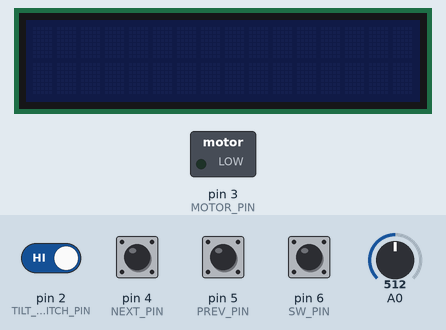
Simulated run of this sketch. Board: Arduino Uno, built with avr-gcc and run on an emulated ATmega328P. Parts: 16×2 character LCD, switched loads named in the sketch (green lamp = pin HIGH). Inputs (shaded band) come from the test bench; at power-on: pin 2 (TILT_SWITCH_PIN), pin 4 (NEXT_PIN), pin 5 (PREV_PIN), pin 6 (SW_PIN) HIGH, A0 = 512. What the sketch prints to the serial monitor is not drawn.

Above: at 1.2 s.
1.3 s: pin 6 (SW_PIN) pulled LOW for 3.2 s
At 3.2 s:
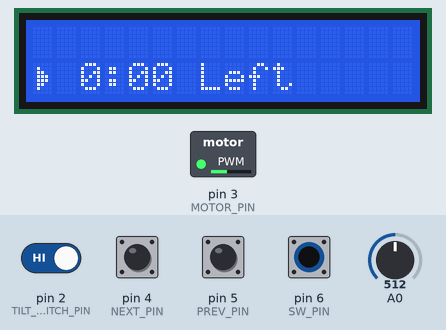
6.0 s: pin 6 (SW_PIN) pulled LOW for 1 s
At 7.8 s:
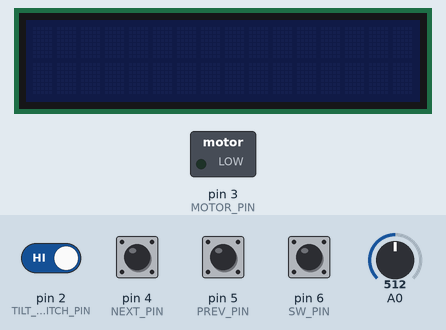
10.0 s: pin 2 (TILT_SWITCH_PIN) driven LOW and pin 6 (SW_PIN) driven LOW
At 10.7 s:
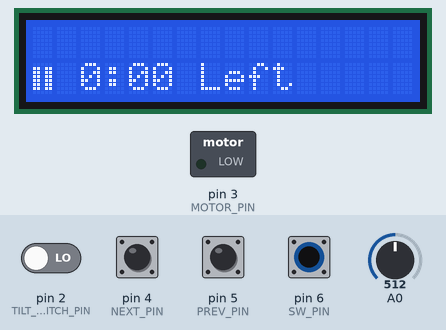
11.5 s: A0 set to 716
At 12.0 s:
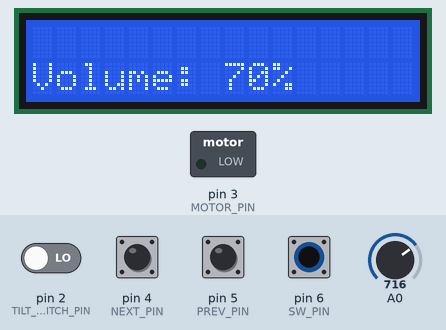
14.0 s: A0 set to 900
At 14.8 s:
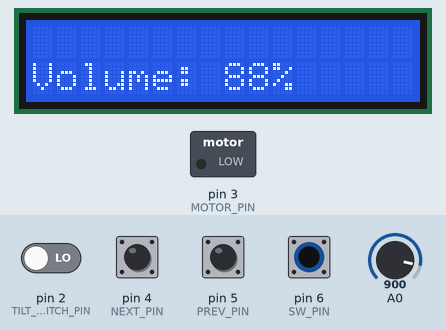
16.5 s: A0 set to 306
At 16.9 s:
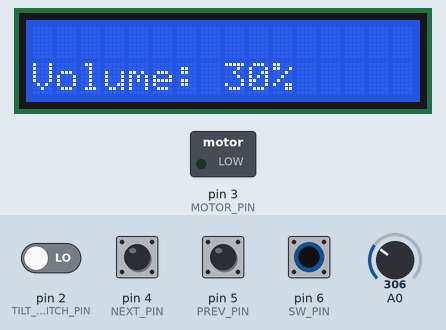
Timing chart, 0 to 19.5 s (numbered marks = the images above; inputs shaded):
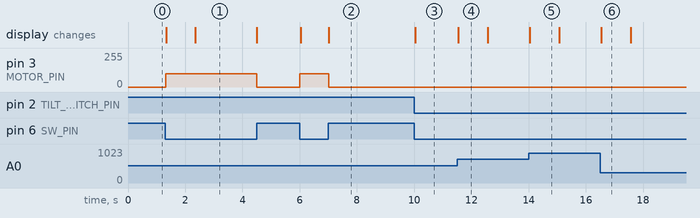

The sketch:

spinify.ino
```cpp
#include <LiquidCrystal_I2C.h>

#define PLAY_CHAR 0
#define PAUSE_CHAR 1

#define TILT_SWITCH_PIN 2
#define MOTOR_PIN 3
#define NEXT_PIN 4
#define PREV_PIN 5
#define SW_PIN 6

#define PAUSE 0
#define PLAY 1
#define NEXT 2
#define PREV 3

// If using an I2C LCD, use I2C Scanner sketch to find address:
//LiquidCrystal_I2C LCD(0x27, 2, 1, 0, 4, 5, 6, 7, 3, POSITIVE);
LiquidCrystal_I2C LCD(0x27, 16, 2);

byte playChar[] = {
  B00000,
  B01000,
  B01100,
  B01110,
  B01110,
  B01100,
  B01000,
  B00000
};

byte pauseChar[] = {
  B00000,
  B11011,
  B11011,
  B11011,
  B11011,
  B11011,
  B11011,
  B00000
};

int volume = -1; // If we use a rotary encoder, need EEPROM for val to persist through power cycles

unsigned long previousScrollMillis = 0;
unsigned const long scrollInterval = 500;
int scrollPos = 0;
String songPlaying;

unsigned long previousVolumeUpdate = 0;
unsigned long volumePersistenceTime = 1000;

const uint8_t MOTOR_SPEED = 100;

String songTimeRemaining;

uint8_t poweredOff = 0;
bool isPaused = true;

const String nowPlaying = String("Now playing: ");

String command;
String on_off;
String time_left;
String curr_track;
float coms = -1;
int play_type;

uint8_t prevPrevBtnState = 1; // Inputs are pulled up
uint8_t prevNextBtnState = 1;

void setup() {
  Serial.begin(9600); // Baud rate

  // initialize
  curr_track = "<SONG NAME>";
  time_left = 100;
  play_type = PAUSE;

  // Set up the LCD's number of columns and rows:
  LCD.begin();
  LCD.createChar(PLAY_CHAR, playChar);
  LCD.createChar(PAUSE_CHAR, pauseChar);

  LCD.clear();
  LCD.setCursor(0, 0);
  LCD.print("Feeling groovy?");
  String songDetails = curr_track; // CURR

  pinMode(MOTOR_PIN, OUTPUT);
  pinMode(TILT_SWITCH_PIN, INPUT_PULLUP);
  pinMode(NEXT_PIN, INPUT_PULLUP);
  pinMode(PREV_PIN, INPUT_PULLUP);
  pinMode(SW_PIN, INPUT_PULLUP);
}

void scrollMessage(int row, String message, int totalColumns) {
    unsigned long currentMillis = millis();

    if (currentMillis - previousScrollMillis >= scrollInterval) {
      previousScrollMillis = currentMillis;
      if (scrollPos >= message.length()) {
        scrollPos = 0;
      }
      else {
        scrollPos++;
      }
      LCD.setCursor(0, row);
      LCD.print(message.substring(scrollPos, scrollPos + totalColumns));
    }
}


void updateSongPlaying(String songDetails, String nowPlaying) {
  songPlaying = String(nowPlaying + songDetails);
  int totalColumns = 16;
  for (int i=0; i < totalColumns; i++) {
    songPlaying = " " + songPlaying;
  }
  songPlaying = songPlaying + " ";
}

void printSecondLine(unsigned long remainingTime) {
  int newVolume = analogRead(A0);
  newVolume = map(newVolume, 0, 1015, 0, 100);
  //Serial.print("Volume: ");
  //Serial.println(volume);

  //Serial.print("New Volume: ");
  //Serial.println(newVolume);

  LCD.setCursor(0, 1);
  unsigned long currentMillis = millis();

  if (newVolume != volume) {
    previousVolumeUpdate = currentMillis;
  }

  if (currentMillis - previousVolumeUpdate <= volumePersistenceTime) {
    volume = newVolume;
    LCD.print("Volume: ");
    LCD.setCursor(8, 1);
    LCD.print(volume);
    uint8_t offset = log10(volume);
    LCD.setCursor(9 + offset, 1);
    LCD.print("% ");
  }
  else {
    unsigned long seconds = remainingTime / 1000;
    unsigned long minutes = seconds / 60;
    unsigned long hours = minutes / 60;
//    Serial.print("Hours: ");
//    Serial.println(hours);
//    Serial.print("Minutes: ");
//    Serial.println(minutes);
//    Serial.print("Seconds: ");
//    Serial.println(seconds);

    remainingTime %= 1000;
    seconds %= 60;
    minutes %= 60;
    hours %= 24;

//    Serial.print("Hours: ");
//    Serial.println(hours);
//    Serial.print("Minutes: ");
//    Serial.println(minutes);
//    Serial.print("Seconds: ");
//    Serial.println(seconds);
    String secondsStr = String(seconds, DEC);
    if (seconds < 10) {
      secondsStr = "0" + secondsStr; // pad with zero
    }

    String minutesStr = String(minutes, DEC);
    if (minutes < 10 && hours > 0) {
      minutesStr = "0" + minutesStr; // pad with zero
    }

    songTimeRemaining = minutesStr + ":" + secondsStr;

    if (hours > 0) {
      songTimeRemaining = String(hours, DEC) + ":" + songTimeRemaining;
    }

    songTimeRemaining += " Left";

    for (int i = songTimeRemaining.length(); i < 16; i++) {
      songTimeRemaining += " ";
    }
    //Serial.print("Time remaining: ");
    //Serial.println(songTimeRemaining);
    if (isPaused) {
      LCD.write(PAUSE_CHAR);
    }
    else {
      LCD.write(PLAY_CHAR);
    }
    LCD.setCursor(1, 1);
    LCD.print(" ");
    LCD.setCursor(2, 1);
    LCD.print(songTimeRemaining);
  }

}


void updateDisplay() {
  unsigned long currentMillis = millis();

  if (currentMillis - previousScrollMillis >= scrollInterval) {
    previousScrollMillis = currentMillis;
  }
}

void turnOnMotor() {
  analogWrite(MOTOR_PIN, MOTOR_SPEED);
}

void turnOffMotor() {
  analogWrite(MOTOR_PIN, 0);
}

void powerOff() {
  LCD.clear();
  LCD.noBacklight();
  turnOffMotor();
}


void loop() {
  // put your main code here, to run repeatedly:
  const char delim[4] = ",";


  String coms = String(play_type) + "," + String(volume) + "," + String(poweredOff);

  Serial.println(coms);

  poweredOff = digitalRead(SW_PIN);

  if (poweredOff) {
    powerOff();
  }

  else {
    LCD.backlight();
    isPaused = !digitalRead(TILT_SWITCH_PIN);

    if (isPaused) {
      turnOffMotor();
    }
    else {
      turnOnMotor();
    }
    uint8_t next = digitalRead(NEXT_PIN);
    uint8_t prev = digitalRead(PREV_PIN);

    if (next == 0&& prevNextBtnState == 1) {
      play_type = NEXT;
      prevNextBtnState = next;
    }
    else if (prev == 0 && prevPrevBtnState == 1) {
      play_type = PREV;
      prevPrevBtnState = prev;
    }
    else {
      play_type = (isPaused) ? PAUSE : PLAY;
    }
    prevPrevBtnState = prev;
    prevNextBtnState = next;


    scrollMessage(0, songPlaying, 16);
    printSecondLine(time_left.toInt());
  }

  delay(10);
  if (Serial.available()) {

    command = Serial.readStringUntil(';');
    command.trim(); // remove whitespace

    // Split the input string by commas and convert each substring to an integer
    int commaIndex1 = command.indexOf(',');
    int commaIndex2 = command.indexOf(',', commaIndex1 + 1);
    int endIndex = command.indexOf(':', commaIndex2 + 1);

    if (commaIndex1 != -1 && commaIndex2 != -1) {
      on_off = command.substring(0, commaIndex1);
      time_left = command.substring(commaIndex1 + 1, commaIndex2);
      String new_track = command.substring(commaIndex2 + 1, endIndex);
      if (new_track != curr_track) {
        curr_track = new_track;
        updateSongPlaying(curr_track, nowPlaying);
      }
    }
    // const char* rasp_to_ard = command.c_str();
    // ### DEBUG PRINTS TO LCD ###
    // lcd.clear();
    // lcd.setCursor(0, 0);
    // lcd.print(on_off);
    // lcd.print(" ");
    // lcd.print(time_left);
    // lcd.print(" ");
    // lcd.print(curr_track);
    // lcd.setCursor(0, 1);
    // lcd.print(commaIndex1);
    // lcd.print(" ");
    // lcd.print(commaIndex2);
    // lcd.print(" ");

  }
}
```

Measured:
- after the input at 1.3 s, pin 3 (MOTOR_PIN): 0/255 → 100/255 at once, → 0/255 3.2 s later; the display: first changes at once (image 1 shows a later state)
- after the input at 6.0 s, pin 3 (MOTOR_PIN): 0/255 → 100/255 at once, → 0/255 1.0 s later; the display: first changes at once (image 2 shows a later state)
- after the input at 10.0 s, the display: changes at once (image 3)
- after the input at 11.5 s, the display: changes at once (image 4)
- after the input at 14.0 s, the display: changes at once (image 5)
- after the input at 16.5 s, the display: changes at once (image 6)
- what the display in image 4 shows lasts 1.1 s, from 11.5 s to 12.6 s
